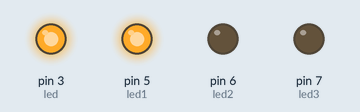
This sketch was run on a simulated Arduino Uno, built with avr-gcc and run on an emulated ATmega328P. On the bench: output pins drawn as LEDs (lit = HIGH).

Above: at 1.0 s.
At 2.2 s:
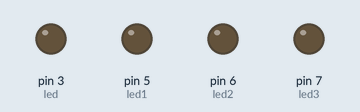
At 3.5 s:
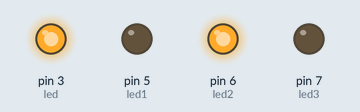
At 6.0 s:
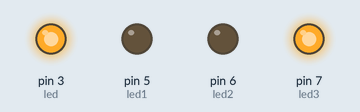
Timing chart, 0 to 9.8 s (numbered marks = the images above):
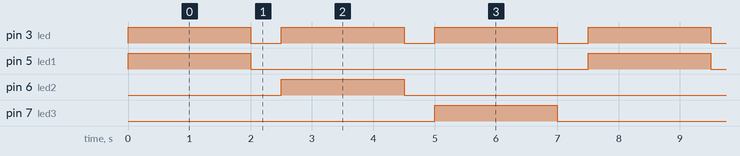

The sketch:

RGB.ino
```cpp
int led = 3;
int led1 = 5;
int led2 = 6;
int led3 = 7;

void setup(){
    pinMode(led, OUTPUT);
    pinMode(led1, OUTPUT);
    pinMode(led2, OUTPUT);
    pinMode(led3, OUTPUT);

}
void loop(){
    digitalWrite(led1, HIGH);
    digitalWrite(led, HIGH);
    delay(2000);

    digitalWrite(led1, LOW);
    digitalWrite(led, LOW);
    delay(500);

    digitalWrite(led2, HIGH);
    digitalWrite(led, HIGH);
    delay(2000);

    digitalWrite(led2, LOW);
    digitalWrite(led, LOW);
    delay(500);

    digitalWrite(led3, HIGH);
    digitalWrite(led, HIGH);
    delay(2000);

    digitalWrite(led3, LOW);
    digitalWrite(led, LOW);
    delay(500);


}
```

Measured:
- by itself, pin 3 (led): alternates HIGH for 2.0 s and LOW for 0.50 s
- by itself, pin 5 (led1), pin 6 (led2), pin 7 (led3): alternates HIGH for 2.0 s and LOW for 5.5 s
- by itself, everything shown: repeats every 7.5 s, in 6 steps
